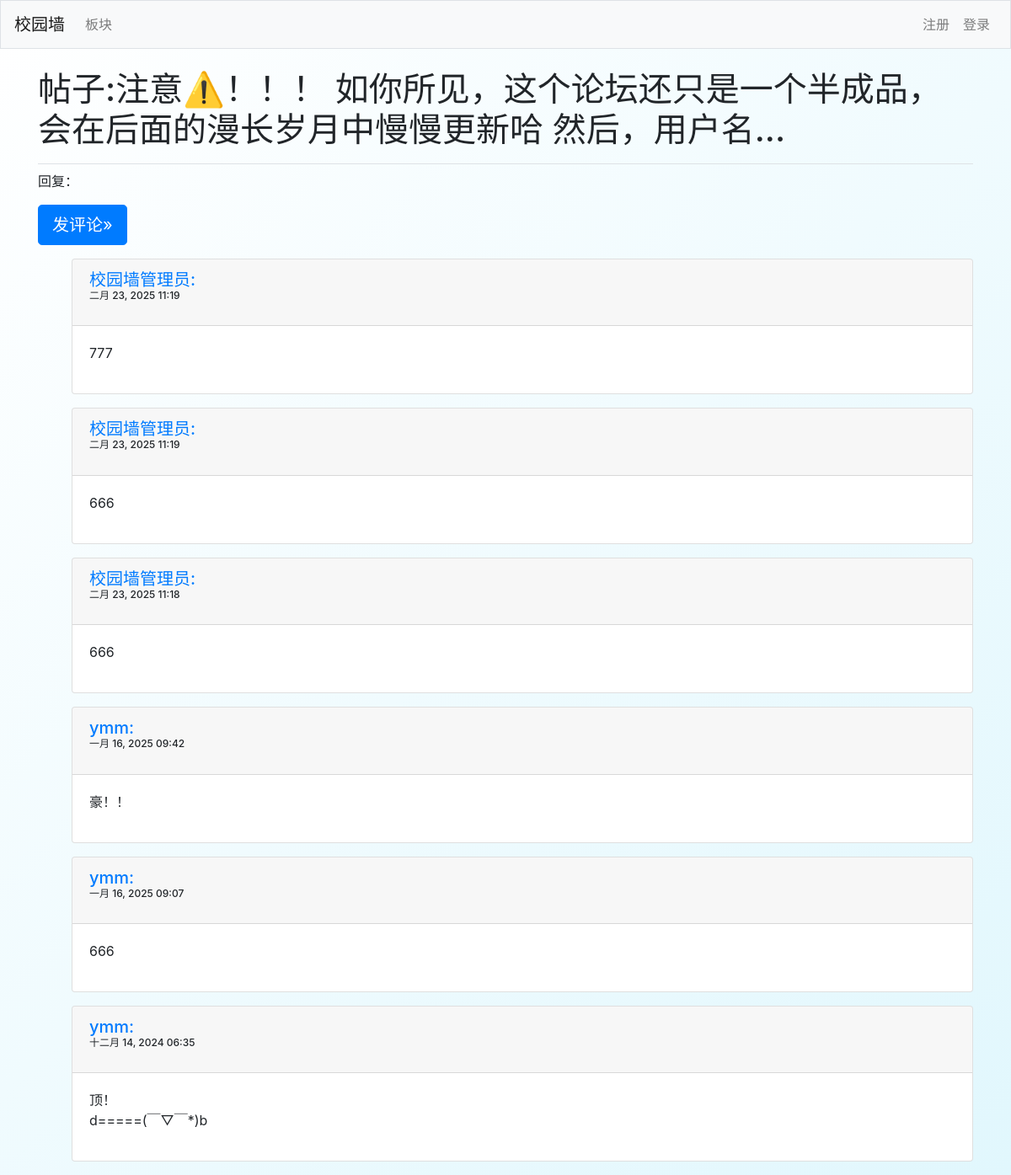
Before: /entry/5/ with the older database file.
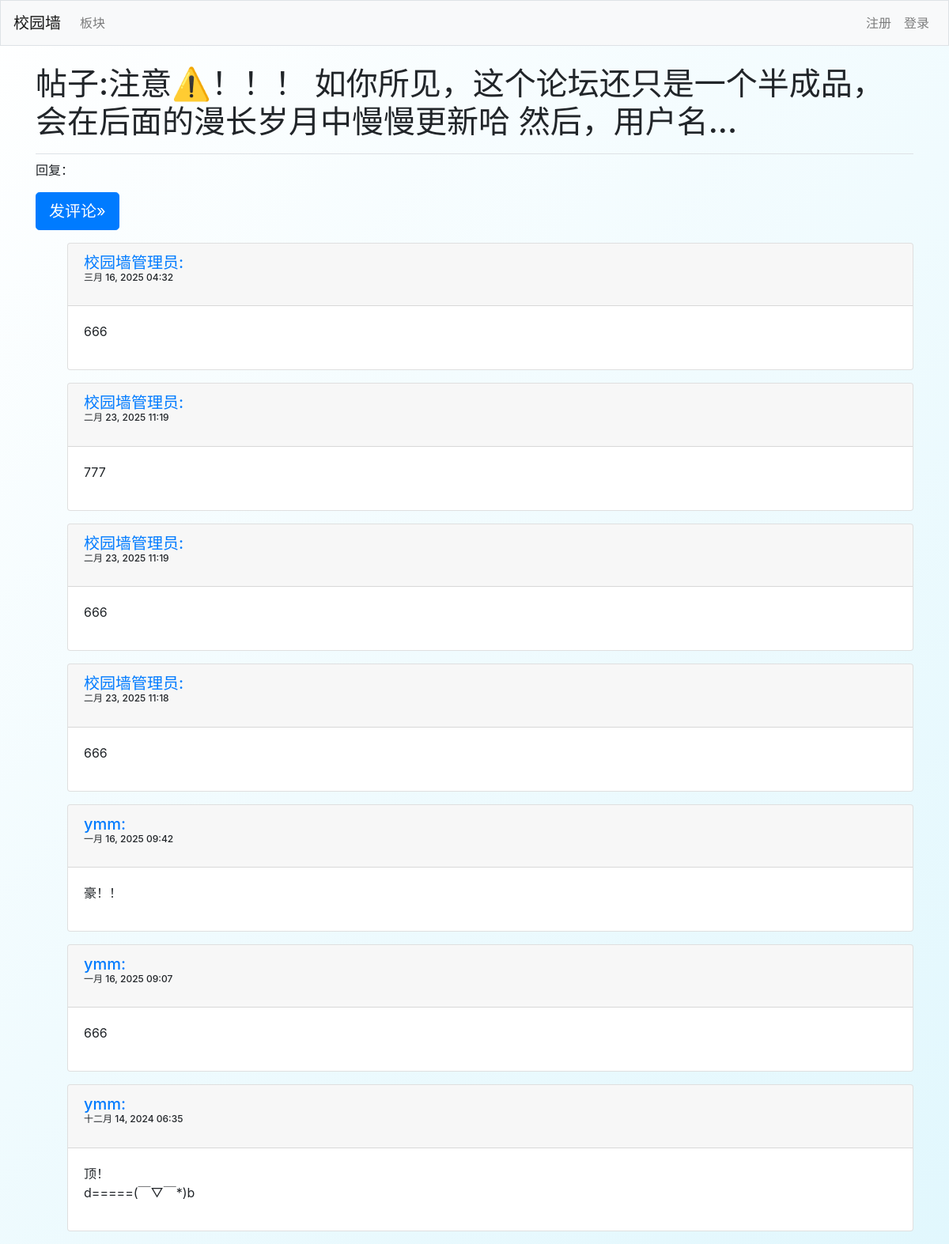
After: the same page with the newer database file.
### xyq_files/models.py (models this page shows, shortened)
class Reply(models.Model):
    entry = models.ForeignKey(Entry,on_delete=models.CASCADE)
    text = models.TextField()
    date_added = models.DateTimeField(auto_now=True)
    owner = models.ForeignKey(settings.AUTH_USER_MODEL,on_delete=models.CASCADE,null=True)
    is_read = models.BooleanField(default=False)
    class Meta:
        verbose_name_plural = 'replies'

### users/models.py (models this page shows)
class CustomUser(AbstractUser):
    phone_number = models.CharField(max_length=15, blank=True, null=True)  # 允许 NULL
    introduction = models.CharField(max_length=400, blank=True, default='这个家伙很懒，还没有添加简介~~')

### xyq_files/views.py (the view)
# urls.py: path('entry/<int:entry_id>/', views.entry,name='entry'),
def entry(request,entry_id):
    entry = Entry.objects.get(id=entry_id)
    replies = entry.reply_set.order_by('-date_added')
    context = {'entry':entry,'replies':replies}
    return render(request,'xyq_files/entry.html',context)

### xyq_files/context_processors.py (called while the page is built)
def unread_count_processor(request):
    if request.user.is_authenticated:
        unread_count = Reply.objects.filter(entry__owner=request.user, is_read=False).count()
    else:
        unread_count = 0
    return {'unread_count': unread_count}

### xyq_files/models.py (called while the page is built)
    def __str__(self):
        if len(self.text)>50:
            return f"{self.text[:50]}..."
        else:
            return self.text

### xyq_files/templates/xyq_files/entry.html
{% extends "xyq_files/base.html" %}
{% block page_header %}
    <h1>帖子:{{ entry }}</h1>
{% endblock page_header %}
{% block content %}
    <p>回复：</p>
    <p>
        <a class="btn btn-lg btn-primary" href="{% url 'xyq_files:new_reply' entry.id %}"
        role="button">发评论&raquo;</a>
    </p>
    <ul>
        {% for reply in replies %}
            <div class="card mb-3">
                <h5 class="card-header">
                    <a href="{% url 'users:introduction' reply.owner.id %}">{{ reply.owner }}:</a>
                    <p style="font-size: 12px;">
                        {{ reply.date_added|date:'M d, Y h:i'}}
                    </p>
                </h5>
                <div class="card-body">
                    {{ reply.text|linebreaks }}
                </div>
            </div>
        {% empty %}
            <p>还没有评论呢~</p>
        {% endfor %}
    </ul>
{% endblock content %}

Changed rows visible on the page:
added Reply: owner "校园墙管理员", date_added "三月 16, 2025 04:32", text "666"
